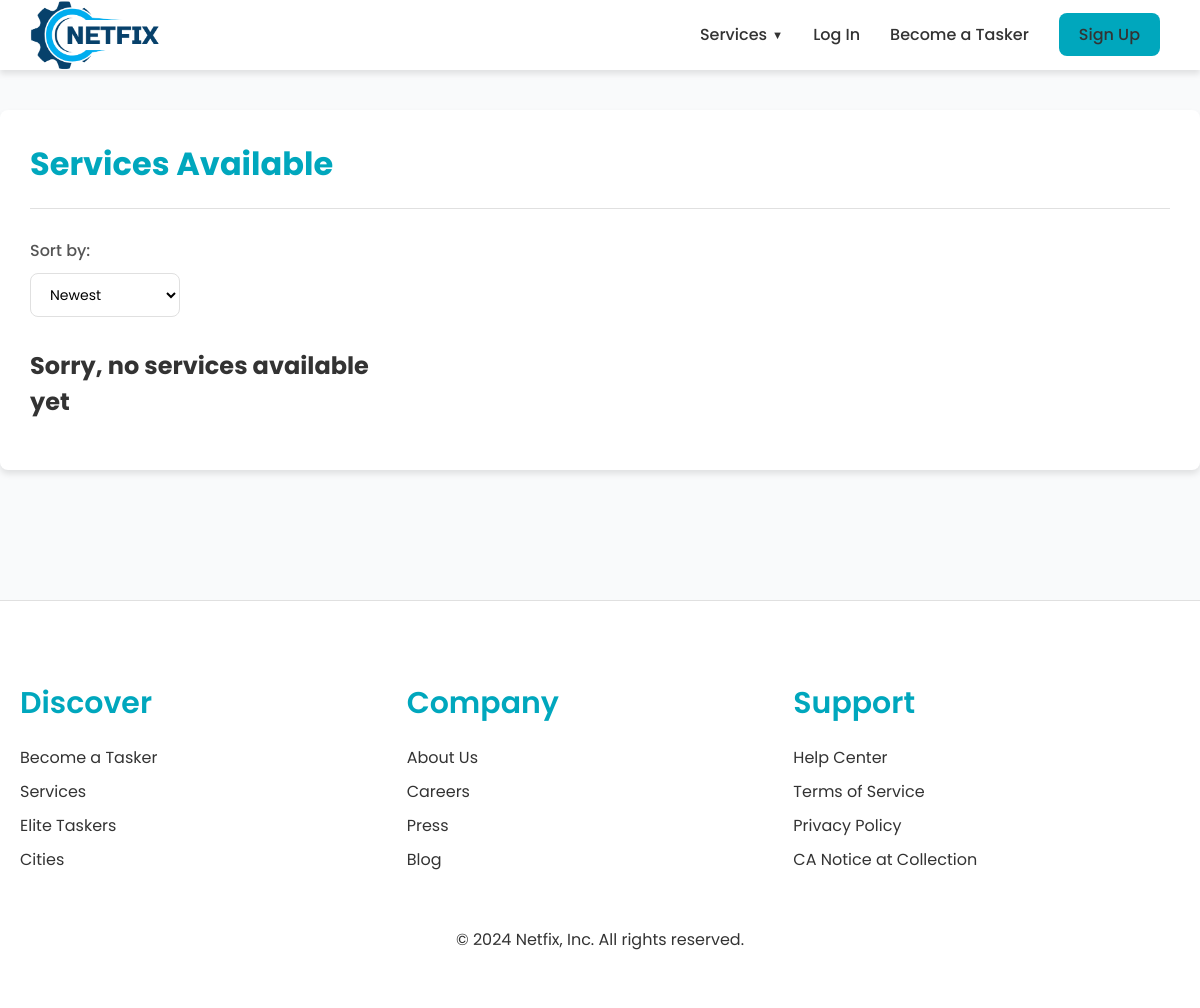
/services/, run on an earlier commit of the app's database.
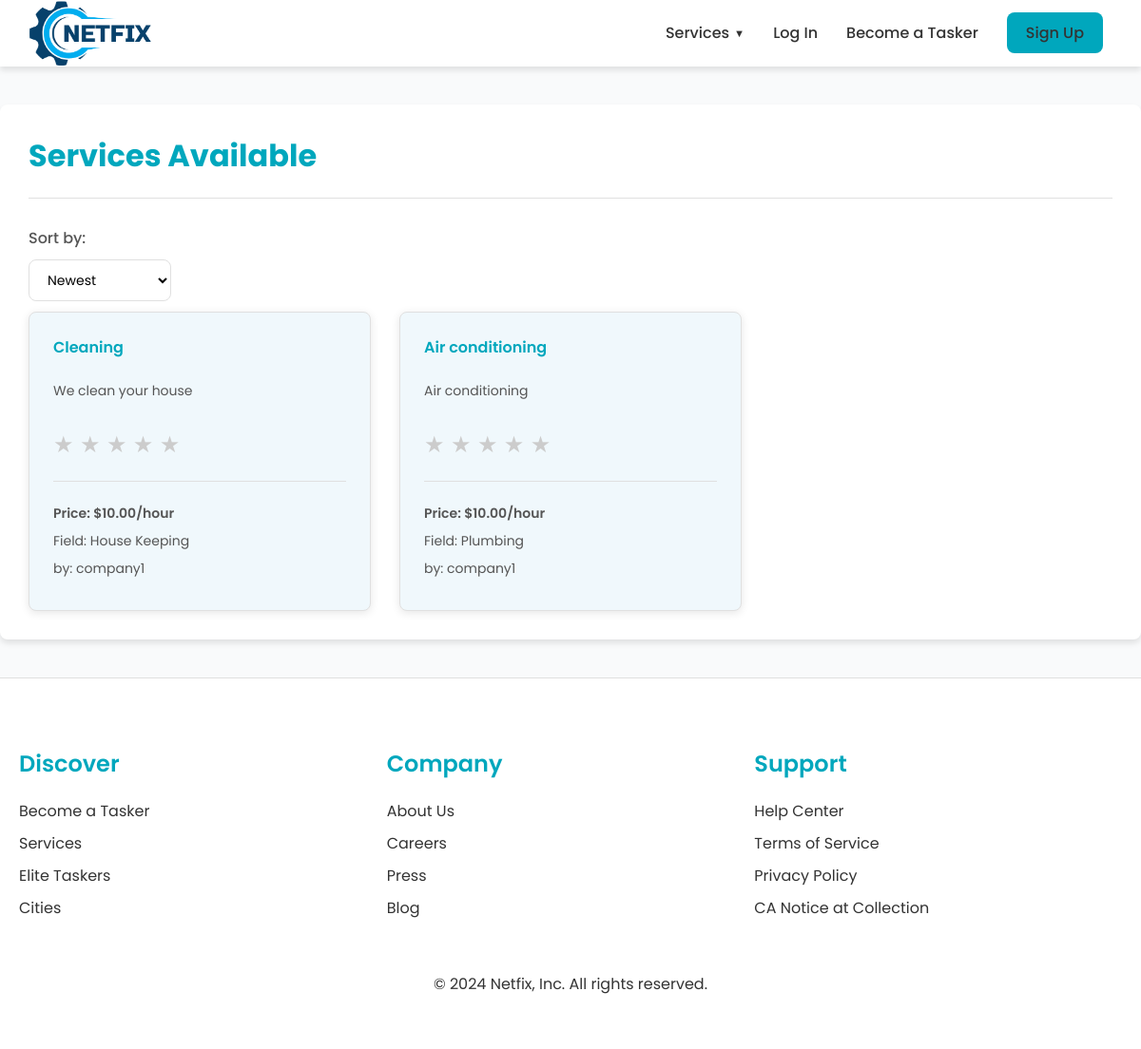
And on a later commit of the database.
### services/models.py (models this page shows, shortened)
class Service(models.Model):
    name = models.CharField(max_length=40)
    description = models.TextField()
    price_hour = models.DecimalField(decimal_places=2, max_digits=100)
    date = models.DateTimeField(auto_now=True, null=False)
    CATEGORY_CHOICES = (
        ('Air Conditioner', 'Air Conditioner'),
        ('Carpentry', 'Carpentry'),
        ('Electricity', 'Electricity'),
        ('Gardening', 'Gardening'),
        ('Home Machines', 'Home Machines'),
        ('House Keeping', 'House Keeping'),
        ('Interior Design', 'Interior Design'),
        ('Locks', 'Locks'),
        ('Painting', 'Painting'),
        ('Plumbing', 'Plumbing'),
        ('Water Heaters', 'Water Heaters'),
    )
    field = models.CharField(max_length=30, blank=False, null=False, choices=CATEGORY_CHOICES)
    company = models.ForeignKey(Company, on_delete=models.CASCADE)
    rating = models.FloatField(
        validators=[MinValueValidator(0), MaxValueValidator(5)],
        null=True,
        default=None
    )

### users/models.py (models this page shows, shortened)
class Company(models.Model):
    FIELD_CHOICES = [
        ('Air Conditioner', 'Air Conditioner'),
        ('All in One', 'All in One'),
        ('Carpentry', 'Carpentry'),
        ('Electricity', 'Electricity'),
        ('Gardening', 'Gardening'),
        ('Home Machines', 'Home Machines'),
        ('House Keeping', 'House Keeping'),
        ('Interior Design', 'Interior Design'),
        ('Locks', 'Locks'),
        ('Painting', 'Painting'),
        ('Plumbing', 'Plumbing'),
        ('Water Heaters', 'Water Heaters')
    ]
    user = models.OneToOneField(User, on_delete=models.CASCADE, primary_key=True)
    field = models.CharField(max_length=70, choices=FIELD_CHOICES, blank=False, null=False)
    rating = models.IntegerField(
        validators=[MaxValueValidator(5), MinValueValidator(0)],
        default=0
    )

class User(AbstractUser):
    username = models.CharField(max_length=100, unique=True)
    email = models.EmailField('email address', unique=True)
    is_company = models.BooleanField(default=False)
    is_customer = models.BooleanField(default=False)
    USERNAME_FIELD = 'email'
    REQUIRED_FIELDS = ['username']
    objects = UserManager()
    groups = models.ManyToManyField(
        'auth.Group',
        related_name='custom_user_groups',
        blank=True,
        help_text='The groups this user belongs to. A user will get all permissions '
                  'granted to each of their groups.',
        verbose_name='groups'
    )
    user_permissions = models.ManyToManyField(
        'auth.Permission',
        related_name='custom_user_permissions',
        blank=True,
        help_text='Specific permissions for this user.',
        verbose_name='user permissions'
    )

### services/views.py (the view)
# urls.py: path('', v.service_list, name='services_list'),
def service_list(request):
    sort_by = request.GET.get('sort_by', 'date')  # Default sorting by date
    if sort_by == 'requests':
        services = Service.objects.annotate(request_count=Count('servicehistory')).order_by('-request_count')
    else:
        services = Service.objects.all().order_by('-date')
    return render(request, 'services/list.html', {'services': services, 'sort_by': sort_by})

### services/templates/services/list.html (shortened to what this page needs)
{% extends 'main/base.html' %}
{% block content %}
{% load static %}
<link rel="stylesheet" href="{% static 'css/services.css' %}">
    <div class="services_list_container">
        <div class="header">
            <p class="title">Services Available</p>
        </div>
        <div class="sort-options">
            <form method="GET" action="">
                <label for="sort_by">Sort by:</label>
                <select name="sort_by" id="sort_by" onchange="this.form.submit()">
                    <option value="date" {% if sort_by == 'date' %}selected{% endif %}>Newest</option>
                </select>
            </form>
        </div>
        <div class="services_list">
            {% if services %}
                {% for service in services %}
                    <div class="service-item">
                        <h3><a href="{% url 'services:index' id=service.id %}">{{ service.name }}</a></h3>
                        <p>{{ service.description|truncatewords:20 }}</p>
                        {% include "services/_star_rating.html" with rating=service.rating %}
                        <div class="service-meta">
                            <p class = "price">Price: ${{ service.price_hour }}/hour</p>
                            <p>Field: {{ service.field }}</p>
                            <p>by: {{ service.company.user.username }}</p>
                        </div>
                    </div>
                {% endfor %}
            {% else %}
                <h2>Sorry, no services available yet</h2>
            {% endif %}
        </div>
    </div>
{% endblock %}

### main/templates/main/base.html (shortened to what this page needs)
<!DOCTYPE html>
{% load static %}
<html lang="en">
<head>
    <link rel="stylesheet" href="https://cdnjs.cloudflare.com/ajax/libs/font-awesome/6.4.0/css/all.min.css">
    <link rel="stylesheet" href="{% static 'css/homepage.css' %}">
</head>
<body>
    {% include 'main/navbar.html' %}
    <main>
        {% block content %}
        {% endblock %}
    </main>
    <footer>
        <div class="footer-container">
            <div class="footer-content">
                <div class="footer-column">
                    <h4>Discover</h4>
                    <ul>
                        <li><a href="#">Become a Tasker</a></li>
                        <li><a href="#">Services</a></li>
                        <li><a href="#">Elite Taskers</a></li>
                        <li><a href="#">Cities</a></li>
                    </ul>
                </div>
                <div class="footer-column">
                    <h4>Company</h4>
                    <ul>
                        <li><a href="#">About Us</a></li>
                        <li><a href="#">Careers</a></li>
                        <li><a href="#">Press</a></li>
                        <li><a href="#">Blog</a></li>
                    </ul>
                </div>
                <div class="footer-column">
                    <h4>Support</h4>
                    <ul>
                        <li><a href="#">Help Center</a></li>
                        <li><a href="#">Terms of Service</a></li>
                        <li><a href="#">Privacy Policy</a></li>
                        <li><a href="#">CA Notice at Collection</a></li>
                    </ul>
                </div>
            </div>
            <div class="footer-bottom">
                <p>&copy; 2024 Netfix, Inc. All rights reserved.</p>
            </div>
        </div>
    </footer>
</body>
</html>

### main/templates/main/navbar.html (shortened to what this page needs)
{% load static %}
<link rel="stylesheet" href="{% static 'css/homepage.css' %}">
<header>
    <nav class="container">
        <a href="{% url 'main:home' %}" class="logo-link">
            <img src="{% static 'logo.png' %}" alt="Netfix" class="logo" width="120" height="60">
        </a>
        <ul class="nav-links">
            <li class="services-dropdown">
                <a href="{% url 'services:services_list' %}" class="dropdown-toggle">Services</a>
            </li>
            {% if user.is_authenticated %}
                <li><a href="{% url 'users:profile' request.user.username %}">Profile</a></li>
                <li><a href="{% url 'main:logout' %}" class="logout-btn">Log Out</a></li>
            {% else %}
                <li><a href="{% url 'users:login_user' %}">Log In</a></li>
                <li><a href="{% url 'users:register_company' %}">Become a Tasker</a></li>
                <li><a href="{% url 'users:register' %}" class="sign-up-btn">Sign Up</a></li>
            {% endif %}
        </ul>
    </nav>
</header>

### services/templates/services/_star_rating.html
{% load static %}
<link rel="stylesheet" href="{% static 'css/rating.css' %}">
<div class="star-rating" title="{{ rating|floatformat:1 }} out of 5 stars">
    {% for i in "12345" %}
        <span class="star {% if rating >= forloop.counter %}filled{% elif rating >= forloop.counter|add:'-0.5' %}half-filled{% endif %}">★</span>
    {% endfor %}
</div>

### static/css/homepage.css (style rules this page uses)
:root { --color-primary: #00a7bd; --color-primary-dark: #008ca1; --color-primary-light: #f0f8fc; --color-text: #51535f; --color-text-light: #888; --color-background: #f9fafb; --color-white: #fff; --color-border: #e0e0e0; --color-shadow: rgba(0, 0, 0, 0.1); --color-overlay: rgba(0, 0, 0, 0.4); --color-star: #ffd700; --color-error: #ff3860; --font-family-base: 'Poppins', -apple-system, BlinkMacSystemFont, "Segoe UI", Roboto, Helvetica, Arial, sans-serif; --font-size-base: 16px; --font-size-medium: 20px; --font-size-small: 14px; --font-size-xsmall: 12px; --font-size-large: 20px; --font-size-xlarge: 32px; --font-size-xxlarge: 48px; --font-weight-normal: 400; --font-weight-medium: 500; --font-weight-bold: 600; --font-weight-extra-bold: 700; --line-height-base: 1.5; --spacing-xsmall: 5px; --spacing-small: 10px; --spacing-medium: 20px; --spacing-large: 30px; --spacing-xlarge: 60px; --container-max-width: 1200px; --border-radius: 4px; --border-radius-large: 12px; --box-shadow: 0 2px 4px var(--color-shadow); --box-shadow-hover: 0 8px 20px rgba(0, 0, 0, 0.15); --transition-speed: 0.3s; --transition-easing: ease; --z-index-header: 1000; --z-index-dropdown: 1000; --header-height: 70px; --logo-height: 100%; --hero-min-height: calc(100vh - var(--header-height) - 200px); --feature-icon-size: 60px; --dropdown-min-width: 200px; --dropdown-max-height: 400px; }
body, html { font-family: var(--font-family-base); margin: 0; color: var(--color-text); line-height: var(--line-height-base); font-size: var(--font-size-base); }
.container, .footer-container { max-width: var(--container-max-width); margin: 0 auto; padding: 0 var(--spacing-medium); }
header { background-color: var(--color-white); box-shadow: var(--box-shadow); position: fixed; width: 100%; z-index: var(--z-index-header); top: 0; height: var(--header-height); }
nav { display: flex; justify-content: space-between; align-items: center; padding: var(--spacing-small) 0; }
.logo-link { display: flex; align-items: center; height: var(--header-height); }
.logo { height: var(--logo-height); width: auto; }
.nav-links { display: flex; list-style: none; align-items: center; margin: 0; padding: var(--spacing-medium); }
.nav-links li { margin-left: var(--spacing-large); }
.nav-links a { text-decoration: none; color: var(--color-text); font-weight: var(--font-weight-medium); }
.sign-up-btn { background-color: var(--color-primary); color: var(--color-white); padding: var(--spacing-small) var(--spacing-medium); border-radius: var(--border-radius); text-decoration: none; }
main { min-height: var(--hero-min-height); padding-top: var(--header-height); }
footer { background-color: var(--color-white); color: var(--color-text); padding: var(--spacing-xlarge) 0; border-top: 1px solid var(--color-border); }
.footer-content { display: flex; justify-content: space-between; }
.footer-column { flex: 1; }
.footer-column h4 { font-size: var(--font-size-medium); margin-bottom: var(--spacing-medium); color: var(--color-primary); font-weight: var(--font-weight-bold); }
.footer-column ul { list-style: none; padding: 0; }
.footer-column ul li { margin-bottom: var(--spacing-small); }
.footer-column ul li a { color: var(--color-text); text-decoration: none; transition: color var(--transition-speed) var(--transition-easing); }
.footer-bottom { margin-top: var(--spacing-xlarge); text-align: center; color: var(--color-text); }
.services-dropdown { position: relative; }
.dropdown-toggle { cursor: pointer; display: flex; align-items: center; }
.dropdown-toggle::after { content: '\25BC'; font-size: 0.7em; margin-left: var(--spacing-xsmall); }

### static/css/rating.css (style rules this page uses)
:root { --star-color: #ccc; --filled-star-color: #ffd700; --rating-star-color: #f5c518; --font-size-large: 48px; --font-size-medium: 24px; }
.star-rating { width: 100%; max-width: 300px; margin: 20px 0; }
.star { position: relative; color: var(--star-color); cursor: pointer; }
.star-rating { font-size: var(--font-size-medium); color: var(--star-color); position: relative; display: inline-block; }
.star-rating .star { color: var(--star-color); }

What changed in the data, as far as the page shows it:
added Service: name "Cleaning", description "We clean your house", rating 0 (drawn), price_hour "10.00", field "House Keeping", company.user.username "company1"
added Service: name "Air conditioning", description "Air conditioning", rating 0 (drawn), price_hour "10.00", field "Plumbing", company.user.username "company1"
Also different on the page:
text no longer shown: "Sorry, no services available yet"
